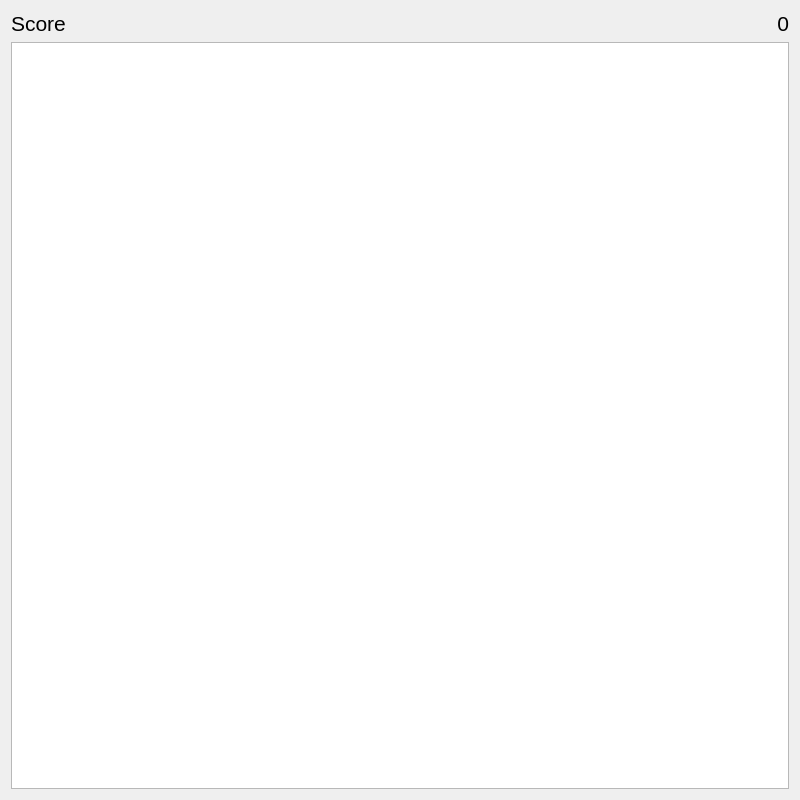
<?xml version="1.0" encoding="UTF-8"?>
<ui version="4.0">
 <class>GameView</class>
 <widget class="QWidget" name="GameView">
  <property name="geometry">
   <rect>
    <x>0</x>
    <y>0</y>
    <width>800</width>
    <height>800</height>
   </rect>
  </property>
  <property name="windowTitle">
   <string>bhQt</string>
  </property>
  <layout class="QVBoxLayout" name="verticalLayout">
   <item>
    <layout class="QHBoxLayout" name="horizontalLayout">
     <item>
      <widget class="QLabel" name="scoreLabel">
       <property name="text">
        <string>&lt;html&gt;&lt;head/&gt;&lt;body&gt;&lt;p&gt;&lt;span style=&quot; font-size:16pt;&quot;&gt;Score&lt;/span&gt;&lt;/p&gt;&lt;/body&gt;&lt;/html&gt;</string>
       </property>
      </widget>
     </item>
     <item>
      <widget class="QLabel" name="sPointsLabel">
       <property name="text">
        <string>&lt;html&gt;&lt;head/&gt;&lt;body&gt;&lt;p align=&quot;right&quot;&gt;&lt;span style=&quot; font-size:16pt;&quot;&gt;0&lt;/span&gt;&lt;/p&gt;&lt;/body&gt;&lt;/html&gt;</string>
       </property>
      </widget>
     </item>
    </layout>
   </item>
   <item>
    <widget class="QGraphicsView" name="playField">
     <property name="styleSheet">
      <string notr="true"/>
     </property>
    </widget>
   </item>
  </layout>
 </widget>
 <resources/>
 <connections/>
</ui>
